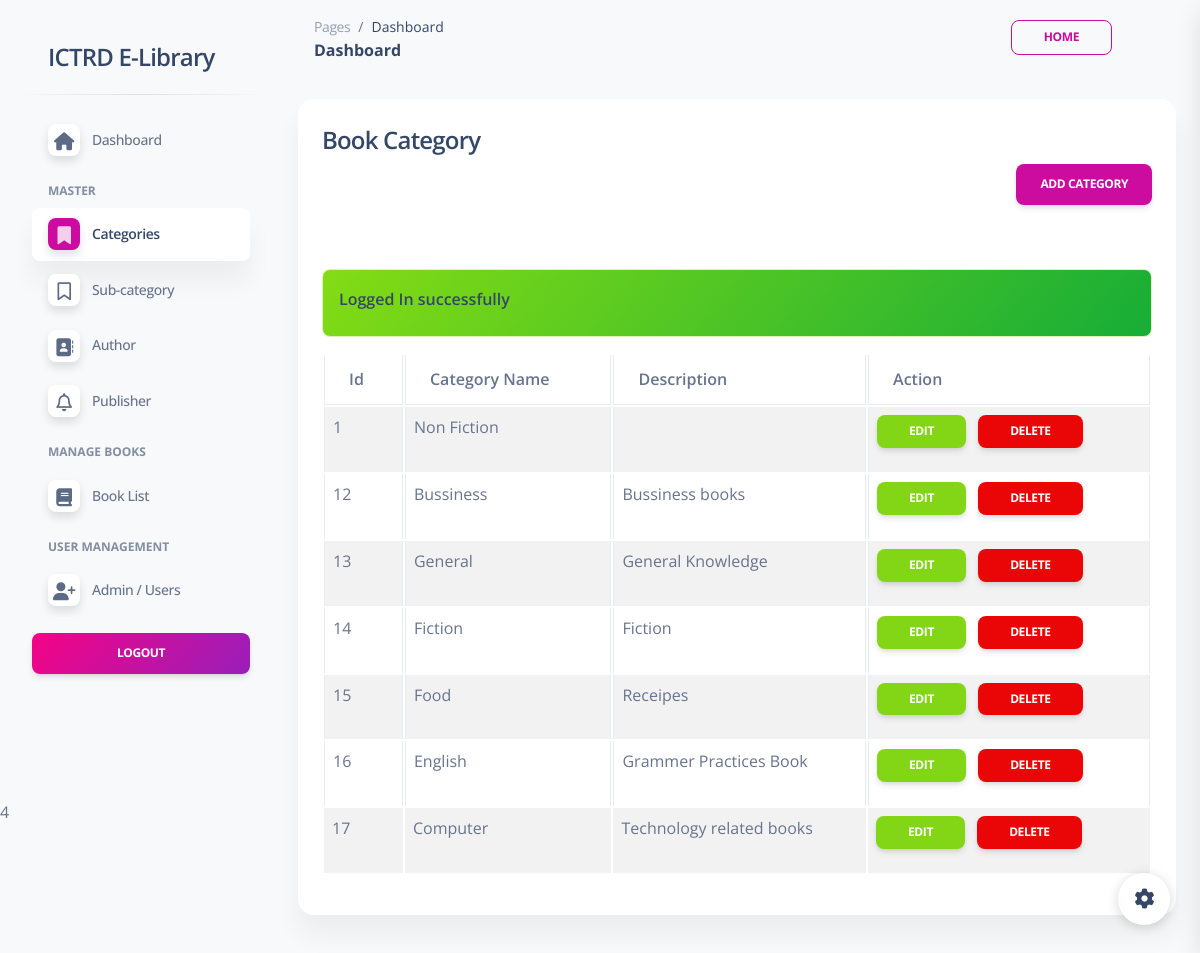
Screenshot of /admin/categories.php (signed in) with the database file from the repository.
### tables this page shows
CREATE TABLE `categories` (
  `id` int(11) NOT NULL,
  `categoryname` varchar(255) DEFAULT NULL,
  `description` varchar(225) DEFAULT NULL
);

### admin/categories.php (the view)
<?php include('includes/header.php')  ?>
<div class="row">
    <div class="col-md-12">
        <div class="card">
            <div class="card-header">
                <h4>Book Category</h4>
                <a href="categories-create.php" class="btn btn-primary float-end" >Add Category</a>
            </div>
            <div class="card-body">
            <?= alertMessage(); ?>
                 <table id="myTable"  class="table table-bordered table-striped">
                    <thead>
                       <tr>
                           <th>Id</th>
                           <th>Category Name</th>
                           <th>Description</th>
                           <th>Action</th>
                       </tr>
                    </thead>
                    <tbody>
                    <?php
                        $category = getAll('categories');
                        if(mysqli_num_rows($category)>0)
                        {
                              foreach($category as $categoryItem){
                                ?>
                            <tr>
                              <td><?= $categoryItem['id']; ?></td>
                              <td><?= $categoryItem['categoryname']; ?></td>
                              <td><?= $categoryItem['description']; ?></td>
                              <td>
                                <a href="categories-edit.php?id=<?= $categoryItem['id']; ?>" class="btn btn-success btn-sm">Edit</a>
                                <a href="categories-delete.php?id=<?= $categoryItem['id']; ?>"
                                class="btn btn-danger btn-sm mx-2"
                                onclick="return confirm('Are you sure you want to delete this data')"
                                >
                                Delete
                            </a>
                              </td>
                            </tr>
                                <?php
                              }
                        }
                        else
                        {
                            ?>
                             <tr>
                                <td colspan="3">No record Found</td>
                             </tr>
                            <?php
                        }
                        ?>
                    </tbody>
                 </table>
            </div>
        </div>
    </div>
</div>
<?php include('includes/footer.php')  ?>4

### rows the page displays
categories: id "1", categoryname "Non Fiction"
categories: id "12", categoryname "Bussiness", description "Bussiness books"
categories: id "13", categoryname "General", description "General Knowledge"
categories: id "14", categoryname "Fiction", description "Fiction"
categories: id "15", categoryname "Food", description "Receipes"
categories: id "16", categoryname "English", description "Grammer Practices Book"
categories: id "17", categoryname "Computer", description "Technology related books"

### other values shown
$_SESSION['status'] "Logged In successfully"
